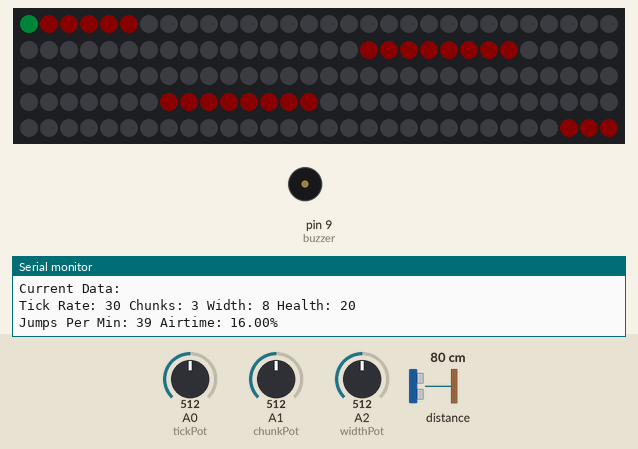
Bench run of a sketch on a simulated Arduino Uno, built with avr-gcc and run on an emulated ATmega328P. Shown: 150 RGB LEDs in strip order, left to right, continuing on the next row, buzzer (waves = sounding), the last lines printed to the serial monitor. Inputs (shaded band) come from the test bench; at power-on: distance to the obstacle 80 cm, A2 (widthPot) = 512, A0 (tickPot) = 512, A1 (chunkPot) = 512. Dim RGB values are drawn brighter than linear.

Above: at 1.4 s.
1.5 s: distance to the obstacle set to 74 cm
3.9 s: distance to the obstacle set to 64 cm
At 5.05 s:
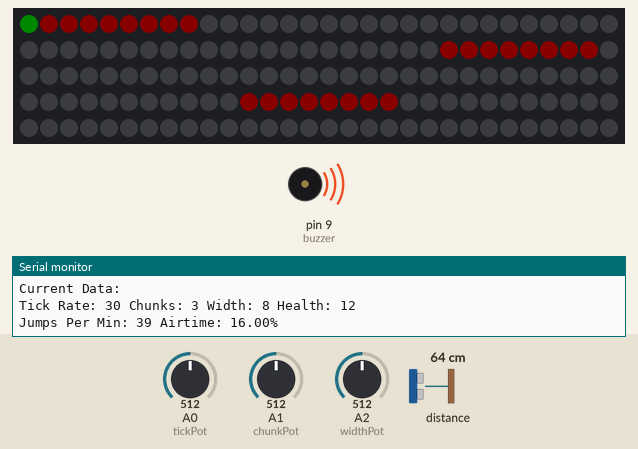
6.0 s: A2 (widthPot) set to 390
At 7.72 s:
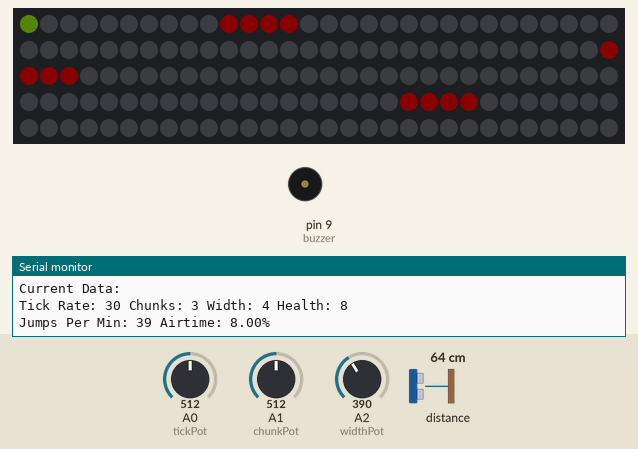
9.0 s: A0 (tickPot) set to 105
At 9.78 s:
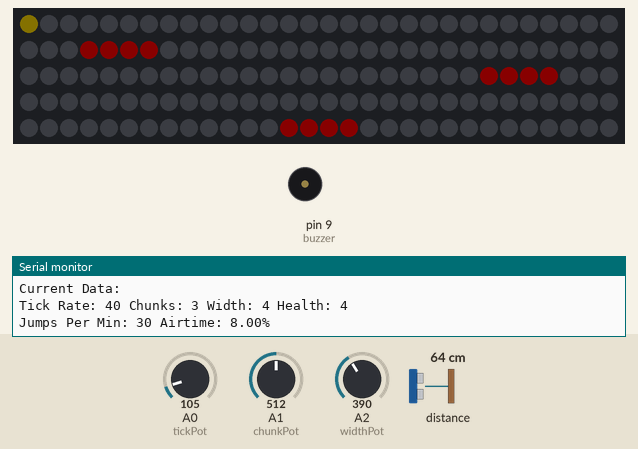
11.8 s: A0 (tickPot) set to 89
At 17.68 s:
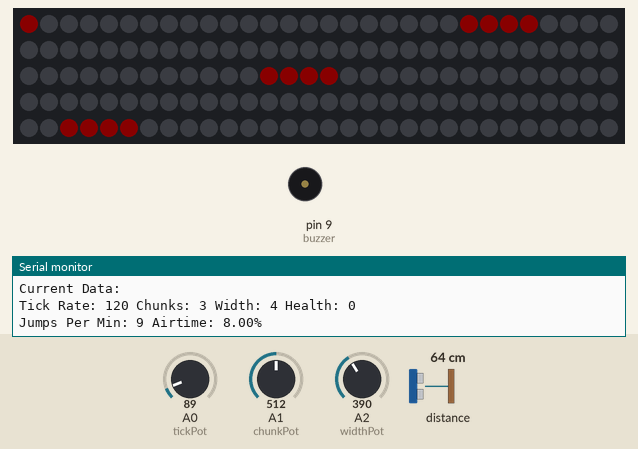
Timing chart, 0 to 19.2 s (numbered marks = the images above; inputs shaded):
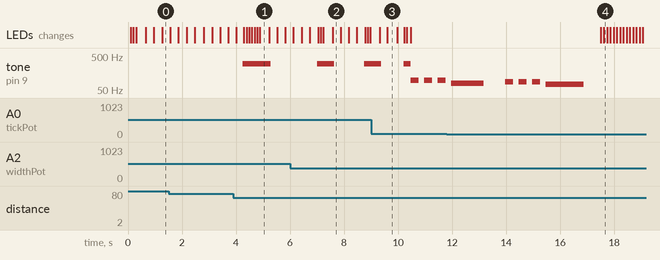

Measured:
- the behaviour switches between 70 and 69 cm on distance to the obstacle (found by bisection; images 0 and 1)
- the behaviour switches between 100 and 99 on A0 (tickPot) (found by bisection; images 3 and 4)
- after the input at 3.9 s, tone on pin 9 (buzzer): silent → 300 Hz after 0.36 s, → silent 1.0 s later

The sketch:

JumpRope_Optimized.ino
```cpp
#include <Wire.h>
#include <VL53L0X.h>
#include <FastLED.h>
#include "pitches.h" // for the playSong method

#define NUM_LEDS 150
#define LED_PIN 2

CRGB leds [NUM_LEDS];
VL53L0X sensor;

const int buzzer = 9; // buzzer pin digital 9
const int tickPot = A0; // tickPot pin analog 0
const int chunkPot = A1; // chunkPot pin analog 1
const int widthPot = A2; // widthPot pin analog 2

unsigned long buzzerDuration = 400; //update rate of toggling buzzer
unsigned long tickPotChangeRate = 200; // update rate of tickPot
unsigned long flagUpdate = 300; // update rate of flag (chunkPot and widthPot)

unsigned long startTimeLight = 0;
unsigned long startTimeBuzzerOn = 0;
unsigned long potLastChanged = 0;
unsigned long flagLastUpdated = 0;


unsigned long speed1 = 120; // cant make this adaptable with calculation due to speed limit
unsigned long speed2 = 40;
unsigned long speed3 = 30; // Passing 20 ms is not recommended unless width is < 3.
unsigned long speed4 = 20;
unsigned long speed5 = 10; // maximum speed of the LED strip is around 5 ms, any faster will not change the result

bool healthOn = true; // Setting healthOn to true will cause referencePos to change color in relation to remaining health and Hue variables
const int startingHealth = 20;
int remainingHealth = startingHealth;
int remainingHealthReserve = remainingHealth;
int highHue = 127; // upper hue range to resemble high health
int lowHue = 45;   // lower hue range to resemble low health
int criticalHue = 210; // hue displayed at 1 Health
int deadHue = 0;       // hue displayed at 0 Health (probably doesnt matter what you set here)
int hue[startingHealth];

int referencePos = 0; // do not set green pos to > NUM_LEDS - 1

unsigned long tick = 100; // tick interval speed limit of around 5ms, this line is used for the initial tick rate that is changed almost instantly
unsigned long tickReserve = tick; // used to verify if tick amount has changed

int chunkAmount = 3; //this line is used for the initial chunks that is changed almost instantly
int chunkReserve = chunkAmount; // used to verify if chunk amount has changed

int width = 1; //this line is used for the initial width that is changed almost instantly
int widthReserve = chunkAmount; // used to verify if width amount has changed

int minimumSpace = 10; // used in the widthCheck() at high widthPot readings to specify the desired off leds between each jump

int start = 20; // can move green up to NUM_LEDS - 1, changes where the lights begin at lightconfig()
bool flag = true; // flag for checking if the chunkPot and widthPot require lightconfig() to activate.


void setup() {
  FastLED.addLeds<WS2812B, LED_PIN, GRB>(leds, NUM_LEDS);
  FastLED.setBrightness(10);
  pinMode(buzzer, OUTPUT);
  Serial.begin(9600);
  Wire.begin();

  //sensor connection/quality check
  sensor.setTimeout(500);
  if (!sensor.init())
  {
    Serial.println("Failed to detect and initialize sensor!");
    while (1) {} // if sensor fails, the code will stay in this loop
  }
  sensor.setMeasurementTimingBudget(20000);
  generateHueArray(startingHealth);
  Serial.println("StartingHealth:" + startingHealth);
  // 20ms = fastest setting of sensor, cannot bypass tick of 20 without the line slowing down on jumps.
}


void loop() {
  FastLED.setCorrection (TypicalPixelString);
  unsigned currentTime = millis();

  if (flag) {
    lightconfig(chunkAmount, width);
    flag = false;
  }


  if (currentTime - startTimeLight >= tick) {
    startTimeLight = currentTime;

    // Shift the LED colors each tick
    CRGB last = leds[NUM_LEDS - 1];
    leds[0] = last; // this forces the green LED to maintain the same position
    for(int line = NUM_LEDS - 1 ; line > 0 ; line--) {
      leds[line] = leds[line - 1];
    }
    leds[0] = last;
    if(healthOn){
    leds[referencePos] = refHueUpdate();
    } else{
    leds[referencePos] = CRGB::Green;
    } // can move green up to NUM_LEDS - 1
    FastLED.show();
  }

    //buzzer activity
    buzzerCheck(currentTime, startTimeBuzzerOn);
    //update Flag
    flagUpdater(currentTime);
}

void lightconfig(int chunkAmount, int width) {
  fill_solid(leds, NUM_LEDS, CRGB(0,0,0));
  switch(chunkAmount) {
    case 1:
      nt1(width, start);
      break;
    case 2:
      nt2(width, start);
      break;
    case 3:
      nt3(width, start);
      break;
    case 4:
      nt4(width, start);
      break;
    case 6:
      nt6(width, start);
      break;
    default:
      break;
  }
}


void buzzerCheck(unsigned long currentTime, unsigned long potLastChanged) {
  if (leds[referencePos + 1] == CRGB::Red) {
    if (sensor.readRangeSingleMillimeters() < 700) { //sensor reading limits the speed of the arduino
      tone(buzzer, 300);
      startTimeBuzzerOn = currentTime;
      healthReduction(healthOn);
    }
    }

    if (currentTime - startTimeBuzzerOn >= buzzerDuration) {
      noTone(buzzer);
    }
}

void flagUpdater (unsigned long currentTime) {
  if (currentTime - flagLastUpdated >= flagUpdate) {
    flagLastUpdated = currentTime;
    tickPotCheck(); // check for tick change
    chunkCheck();   // check for chunk change
    widthCheck();   // check for width change
  }
}

void tickPotCheck() {
  int speedPotValue = analogRead(tickPot);
    if (speedPotValue < 100) {
      tick = speed1;
    } else if (speedPotValue < 350) {
      tick = speed2;
    } else if (speedPotValue < 600) {
      tick = speed3;
    } else if (speedPotValue < 850) {
      tick = speed4;
    } else {
      tick = speed5;
    }
    if (tick != tickReserve) {
    tickReserve = tick;
    flag = true;
    printData();
  }

}

void chunkCheck () {
  int chunkPotValue = analogRead(chunkPot);
    if (chunkPotValue < 100) {
      chunkAmount = 1;
    } else if (chunkPotValue < 350) {
      chunkAmount = 2;
    } else if (chunkPotValue < 600) {
      chunkAmount = 3;
    } else if (chunkPotValue < 850) {
      chunkAmount = 4;
    } else {
      chunkAmount = 6;
    }
    if (chunkAmount != chunkReserve) {
      chunkReserve = chunkAmount;
      flag = true;
      printData();
    }
}

void widthCheck () {
  int widthPotValue = analogRead(widthPot);
  if (widthPotValue < 100) {
    width = 1;
  } else if (widthPotValue < 250) {
    width = 2;
  } else if (widthPotValue < 400) {
    width = 4;
  } else if (widthPotValue < 550) {
    width = 8;
  } else if (widthPotValue < 700) {
    width = 12;
  } else if (widthPotValue < 850) {
    width = 16;
  } else {
    width = ((NUM_LEDS / chunkAmount) - minimumSpace);
  }
  if (width != widthReserve) {
    widthReserve = width;
    flag = true;
    printData();
  }
}

void printData() {
  int jpm = chunkAmount * (60000 / (NUM_LEDS * tick));
  double airtime =  (double(100 * (width * chunkAmount))) / (double(NUM_LEDS));
  Serial.println("Current Data:");
  Serial.println("Tick Rate: " + String(tick) + " Chunks: " + String(chunkAmount) + " Width: " + String(width) + " Health: " + String(remainingHealth) );
  Serial.println("Jumps Per Min: " + String(jpm) + " Airtime: " + String(airtime) + "%");
}

void nt1(int width, int start) {
  leds[start] = CRGB:: Black; // 1/1
  for (int j = 1 ; j <= width; j++) {
    leds[(start+j) % NUM_LEDS] = CRGB::Red;
  }
}

void nt2(int width, int start) {
  nt1(width, start);  // 2/2
  leds[(start + (NUM_LEDS / 2)) % NUM_LEDS] = CRGB::Black; // 1/2
  for(int j = 1 ; j <= width; j++) {
    leds[(start + (NUM_LEDS / 2) + j) % NUM_LEDS] = CRGB::Red;
  }
}

void nt3(int width, int start) {
  nt1(width, start); // 3/3
  leds[(start + (NUM_LEDS / 3)) % NUM_LEDS] = CRGB::Black;  // 1/3
  leds[(start + (2 * NUM_LEDS / 3)) % NUM_LEDS] = CRGB::Black;  // 2/3
  for(int j = 1 ; j <= width; j++) {
    leds[(start + (NUM_LEDS / 3) + j) % NUM_LEDS] = CRGB::Red;
    leds[(start + (2 * NUM_LEDS / 3) + j) % NUM_LEDS] = CRGB::Red;
  }
}

void nt4(int width, int start) {
  nt2(width, start); // 4/4 2/4
  leds[(start + (NUM_LEDS / 4)) % NUM_LEDS] = CRGB::Black;  // 1/4
  leds[(start + (3 * NUM_LEDS / 4)) % NUM_LEDS] = CRGB::Black; // 3/4
  for(int j = 1 ; j <= width; j++) {
    leds[(start + (NUM_LEDS / 4) + j) % NUM_LEDS] = CRGB::Red;
    leds[(start + (3 * NUM_LEDS / 4) + j) % NUM_LEDS] = CRGB::Red;
  }
}

void nt6(int width, int start) {
  nt3(width, start); // 6/6 2/6 4/6
  nt2(width, start); // 6/6 3/6
  leds[(start + (NUM_LEDS / 6)) % NUM_LEDS] = CRGB::Black;  // 1/6
  leds[(start + (5 * NUM_LEDS / 6)) % NUM_LEDS] = CRGB::Black; // 5/6
  for(int j = 1 ; j <= width; j++) {
    leds[(start + (NUM_LEDS / 6) + j) % NUM_LEDS] = CRGB::Red;
    leds[(start + (5 * NUM_LEDS / 6) + j) % NUM_LEDS] = CRGB::Red;
  }
}

void generateHueArray (int startingHealth) {
  if (startingHealth == 1) {
    hue[1] = criticalHue;
    hue[0] = deadHue;
  } else if (startingHealth == 2) {
    hue[2] = highHue;
    hue[1] = criticalHue;
    hue[0] = deadHue;
  } else {
    hue[startingHealth] = highHue;
    hue[2] = lowHue;
    hue[1] = criticalHue;
    hue[0] = deadHue;
    for ( int i = 3; i < startingHealth; i++) {
      hue[i] = (( (i - 2) * (highHue - lowHue) ) / (startingHealth - 2 )) + lowHue;
    }

  }
  // for (int i = 0; i <= startingHealth; i++) {
  //  Serial.print("hue[" + String(i) + "] = " + String(hue[i]) + ", "); // shows the hue[] array in case I choose to debug in the future
  //}
  //Serial.println();
}

// methods below are only relevent if healthOn is true
void healthReduction(bool healthOn) {
  if (healthOn && (remainingHealth > 0)) {
    remainingHealth--;
    if (remainingHealth == 0){
      double increment = 255 / NUM_LEDS;
      for ( int i = 0; i < NUM_LEDS; i++){
        leds[i] = CHSV( increment * i, 255, 255);
      }
      //fill_solid(leds, NUM_LEDS, CHSV( 100.5,255,255));
      FastLED.show();
      playSong();
    }
    printData();
  }
}

CRGB refHueUpdate(){
  //return CRGB( 95, 255 ,255);
  //Serial.println(hue[remainingHealth]); // for periodic full health debugging
  //Serial.println(remainingHealth);
  return CHSV(hue[remainingHealth], 255 ,255);
}

void playSong() { //Beethoven's 5th symphony
    tone(9, NOTE_G2 , 300);
    delay(500);
    tone(9, NOTE_G2 , 300);
    delay(500);
    tone(9, NOTE_G2 , 300);
    delay(500);
    tone(9, NOTE_DS2, 1200);
    delay(2000);
    tone(9, NOTE_F2 , 300);
    delay(500);
    tone(9, NOTE_F2 , 300);
    delay(500);
    tone(9, NOTE_F2 , 300);
    delay(500);
    tone(9, NOTE_D2, 1400);
    delay(2000);
}
```
